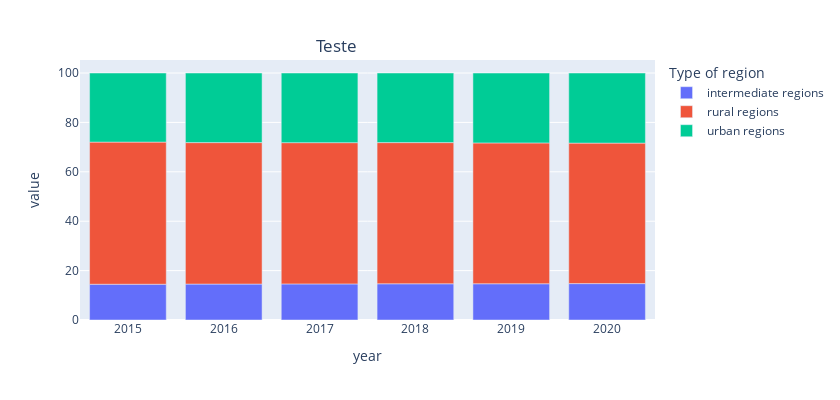

This figure's notebook cell:
### Code cell
# Define our ColumnDataSource

source = ind_ie[ind_ie.code.isin(['CTX_SOC_01_2b','CTX_SOC_01_2a','CTX_SOC_01_2c'])]
    #.loc[:,['year','parameter','value']]

fig = px.bar(source, 
                 x="year", 
                 y="value", 
                 color="parameter", 
                 width=840, 
                 height=400)
fig.update_layout(
    title={
        'text': "Teste",
        'y':0.9,
        'x':0.4,
        'xanchor': 'center',
        'yanchor': 'top'},
    legend_title="Type of region")
fig.show()

### Figure 1 — Plotly figure (JSON) as saved in the notebook; plotly's stock layout.template omitted (floating-point values rounded to 4 significant figures)
{"data": [{"alignmentgroup": "True", "hovertemplate": "parameter=intermediate regions<br>year=%{x}<br>value=%{y}<extra></extra>", "legendgroup": "intermediate regions", "marker": {"color": "#636efa", "pattern": {"shape": ""}}, "name": "intermediate regions", "offsetgroup": "intermediate regions", "orientation": "v", "showlegend": true, "textposition": "auto", "type": "bar", "x": [2020, 2019, 2018, 2017, 2016, 2015], "xaxis": "x", "y": [14.74, 14.68, 14.67, 14.61, 14.55, 14.48], "yaxis": "y"}, {"alignmentgroup": "True", "hovertemplate": "parameter=rural regions<br>year=%{x}<br>value=%{y}<extra></extra>", "legendgroup": "rural regions", "marker": {"color": "#EF553B", "pattern": {"shape": ""}}, "name": "rural regions", "offsetgroup": "rural regions", "orientation": "v", "showlegend": true, "textposition": "auto", "type": "bar", "x": [2020, 2019, 2018, 2017, 2016, 2015], "xaxis": "x", "y": [56.88, 57.02, 57.16, 57.2, 57.28, 57.55], "yaxis": "y"}, {"alignmentgroup": "True", "hovertemplate": "parameter=urban regions<br>year=%{x}<br>value=%{y}<extra></extra>", "legendgroup": "urban regions", "marker": {"color": "#00cc96", "pattern": {"shape": ""}}, "name": "urban regions", "offsetgroup": "urban regions", "orientation": "v", "showlegend": true, "textposition": "auto", "type": "bar", "x": [2020, 2019, 2018, 2017, 2016, 2015], "xaxis": "x", "y": [28.38, 28.29, 28.18, 28.19, 28.17, 27.97], "yaxis": "y"}], "layout": {"barmode": "relative", "height": 400, "legend": {"title": {"text": "Type of region"}, "tracegroupgap": 0}, "margin": {"t": 60}, "title": {"text": "Teste", "x": 0.4, "xanchor": "center", "y": 0.9, "yanchor": "top"}, "width": 840, "xaxis": {"anchor": "y", "autorange": true, "domain": [0, 1], "range": [2014.0, 2020.0], "title": {"text": "year"}, "type": "linear"}, "yaxis": {"anchor": "x", "autorange": true, "domain": [0, 1], "range": [0, 105.3], "title": {"text": "value"}, "type": "linear"}}}
